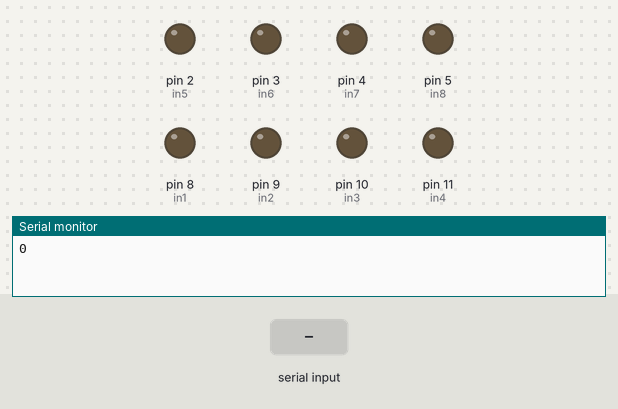
Bench run of a sketch on a simulated Arduino Nano, built with avr-gcc and run on an emulated ATmega328P. On the bench: output pins drawn as LEDs (lit = HIGH), the last lines printed to the serial monitor. The test bench sets the inputs (shaded band).

Above: at 1.2 s.
1.3 s: "1\n" received over Serial
At 2.3 s:
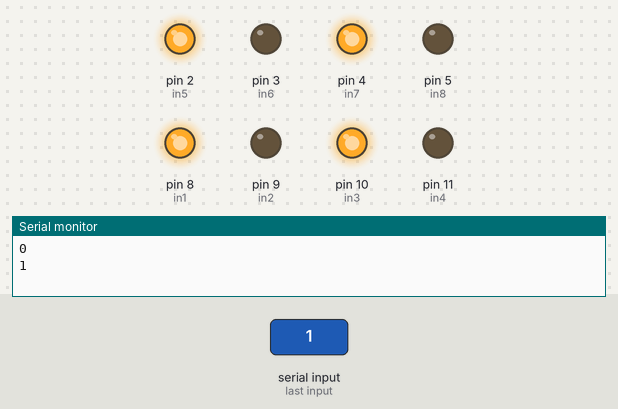
2.8 s: "2\n" received over Serial
At 3.5 s:
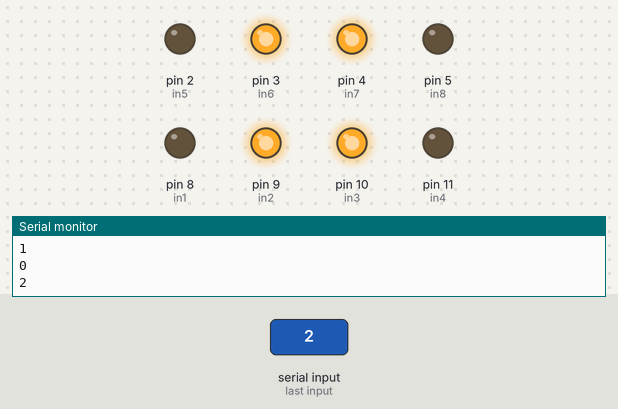
4.3 s: "3\n" received over Serial
At 4.6 s:
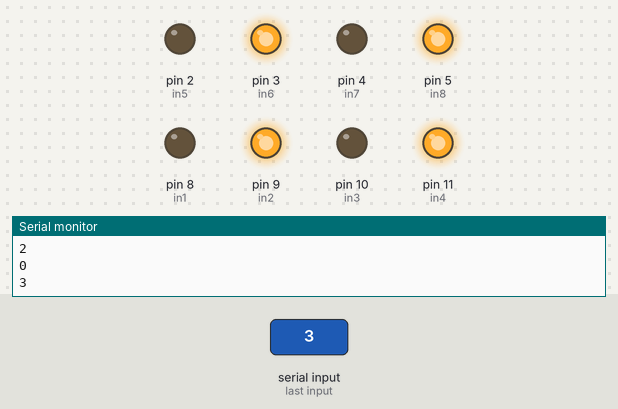
5.8 s: "4\n" received over Serial
At 7.0 s:
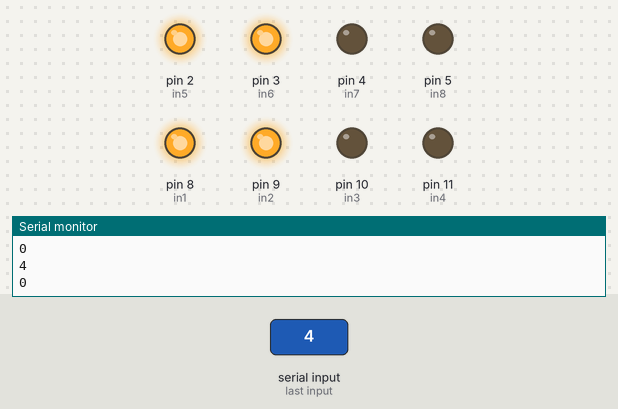
7.3 s: "5\n" received over Serial
At 8.1 s:
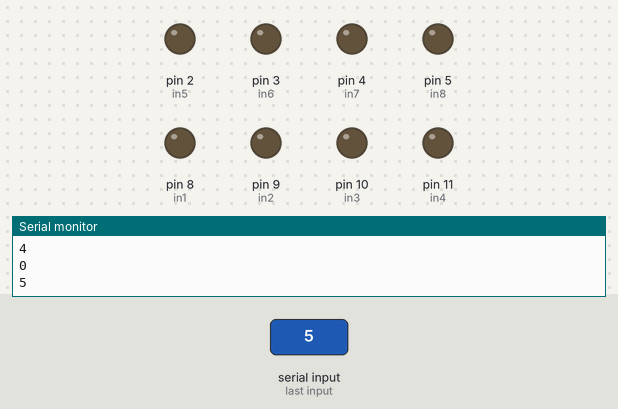
Timing chart, 0 to 9.8 s (numbered marks = the images above; inputs shaded):
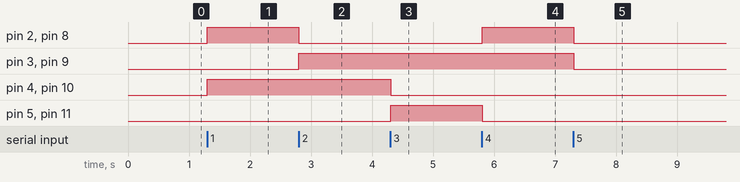

The sketch:

CAR_movement.ino
```cpp
#define in1 8//Connect the in1 to pin 4 of arduino nano
#define in2 9
#define in3 10
#define in4 11
#define in5 2 //Connect the in1 to pin 4 of arduino nano
#define in6 3
#define in7 4
#define in8 5
int c;
void setup() {
  Serial.begin(9600);
  pinMode(in1,OUTPUT);
  pinMode(in2,OUTPUT);
  pinMode(in3,OUTPUT);
  pinMode(in4,OUTPUT);
  pinMode(in5,OUTPUT);
  pinMode(in6,OUTPUT);
  pinMode(in7,OUTPUT);
  pinMode(in8,OUTPUT);
}
void loop() {
  c=Serial.parseInt();
  Serial.println(c); //Prints the read user input on the serial monitor
  switch(c)
  { case 1:
     digitalWrite(in1,1); //forward
     digitalWrite(in2,0);
     digitalWrite(in3,1);
     digitalWrite(in4,0);
     digitalWrite(in5,1);
     digitalWrite(in6,0);
     digitalWrite(in7,1);
     digitalWrite(in8,0);

            break;
    case 2:
     digitalWrite(in1,0); //right
     digitalWrite(in2,1);
     digitalWrite(in3,1);
     digitalWrite(in4,0);
     digitalWrite(in5,0);
     digitalWrite(in6,1);
     digitalWrite(in7,1);
     digitalWrite(in8,0);
            break;
     case 3: digitalWrite(in1,0); //backward
     digitalWrite(in2,1);
     digitalWrite(in3,0);
     digitalWrite(in4,1);
     digitalWrite(in5,0);
     digitalWrite(in6,1);
     digitalWrite(in7,0);
     digitalWrite(in8,1);
             break;
     case 4:
     digitalWrite(in1,1); //left
     digitalWrite(in2,1);
     digitalWrite(in3,0);
     digitalWrite(in4,0);
     digitalWrite(in5,1);
     digitalWrite(in6,1);
     digitalWrite(in7,0);
     digitalWrite(in8,0);
             break;
     case 5:
             digitalWrite(in1,LOW); //STOP
             digitalWrite(in2,LOW);
             digitalWrite(in3,LOW);
             digitalWrite(in4,LOW);
             digitalWrite(in5,LOW); //STOP
             digitalWrite(in6,LOW);
             digitalWrite(in7,LOW);
             digitalWrite(in8,LOW);
             break;

 }
}
```

Measured:
- after the input at 1.3 s, pin 2 (in5), pin 4 (in7), pin 8 (in1), pin 10 (in3): LOW → HIGH at once
- after the input at 2.8 s, pin 2 (in5), pin 8 (in1): HIGH → LOW at once; pin 3 (in6), pin 9 (in2): LOW → HIGH at once
- after the input at 4.3 s, pin 4 (in7), pin 10 (in3): HIGH → LOW at once; pin 5 (in8), pin 11 (in4): LOW → HIGH at once
- after the input at 5.8 s, pin 2 (in5), pin 8 (in1): LOW → HIGH at once; pin 5 (in8), pin 11 (in4): HIGH → LOW at once
- after the input at 7.3 s, pin 2 (in5), pin 3 (in6), pin 8 (in1), pin 9 (in2): HIGH → LOW at once
